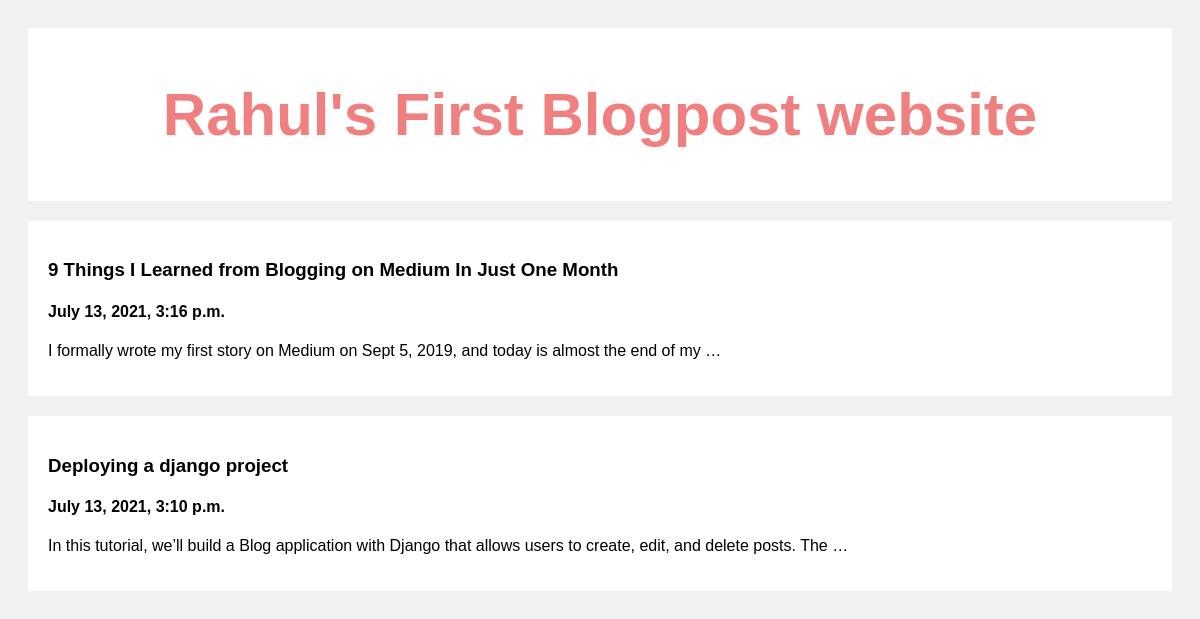
The page / on the database its author committed.
### posts/models.py (models this page shows)
class Post(models.Model):
    title = models.CharField(max_length=100)
    body=models.CharField(max_length=1000000)
    created_at = models.DateTimeField(default = datetime.now,blank=True)

### posts/views.py (the view)
# urls.py: path('',views.index,name='index'),
def index(request):
    posts = Post.objects.all()
    return render(request,'index.html',{'posts':posts})

### templates/index.html (shortened to what this page needs)
<!DOCTYPE html>
<html>
<head>
</head>
<body>
<div class="header">
  <h2>Rahul's First Blogpost website</h2>
</div>
<div class="row">
  <div class="leftcolumn">
    {% for post in posts reversed %}
    <div class="card">
    <a style= "text-decoration:None ; color:black " href="/post/{{post.id}}">
      <h3>{{post.title}}</h3>
    </a>
    <h4>{{post.created_at}}</h4>
    <p>{{post.body|truncatewords:20}}</p>
    </div>
    {% endfor %}
  </div>
</div>
</body>
</html>

### templates/index.html (style rules this page uses)
* { box-sizing: border-box; }
h2 { color:lightcoral }
body { font-family: Arial; padding: 20px; background: #f1f1f1; }
.header { padding: 2px; font-size: 40px; text-align: center; background: white; }
.leftcolumn { float: left; width: 100%; }
.card { background-color: white; padding: 20px; margin-top: 20px; }
.row:after { content: ""; display: table; clear: both; }

### rows shown on the page
Post: title "9 Things I Learned from Blogging on Medium In Just One Month", created_at "July 13, 2021, 3:16 p.m.", body "I formally wrote my first story on Medium on Sept 5, 2019, and today is almost the end of my …"
Post: title "Deploying a django project", created_at "July 13, 2021, 3:10 p.m.", body "In this tutorial, we’ll build a Blog application with Django that allows users to create, edit, and delete posts. The …"
